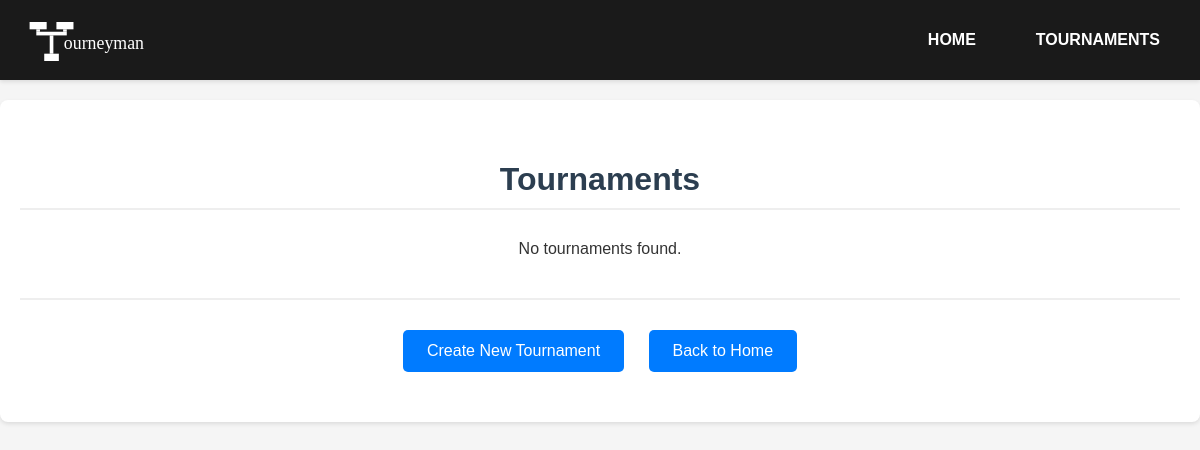
The page /tournaments on the database as committed earlier.
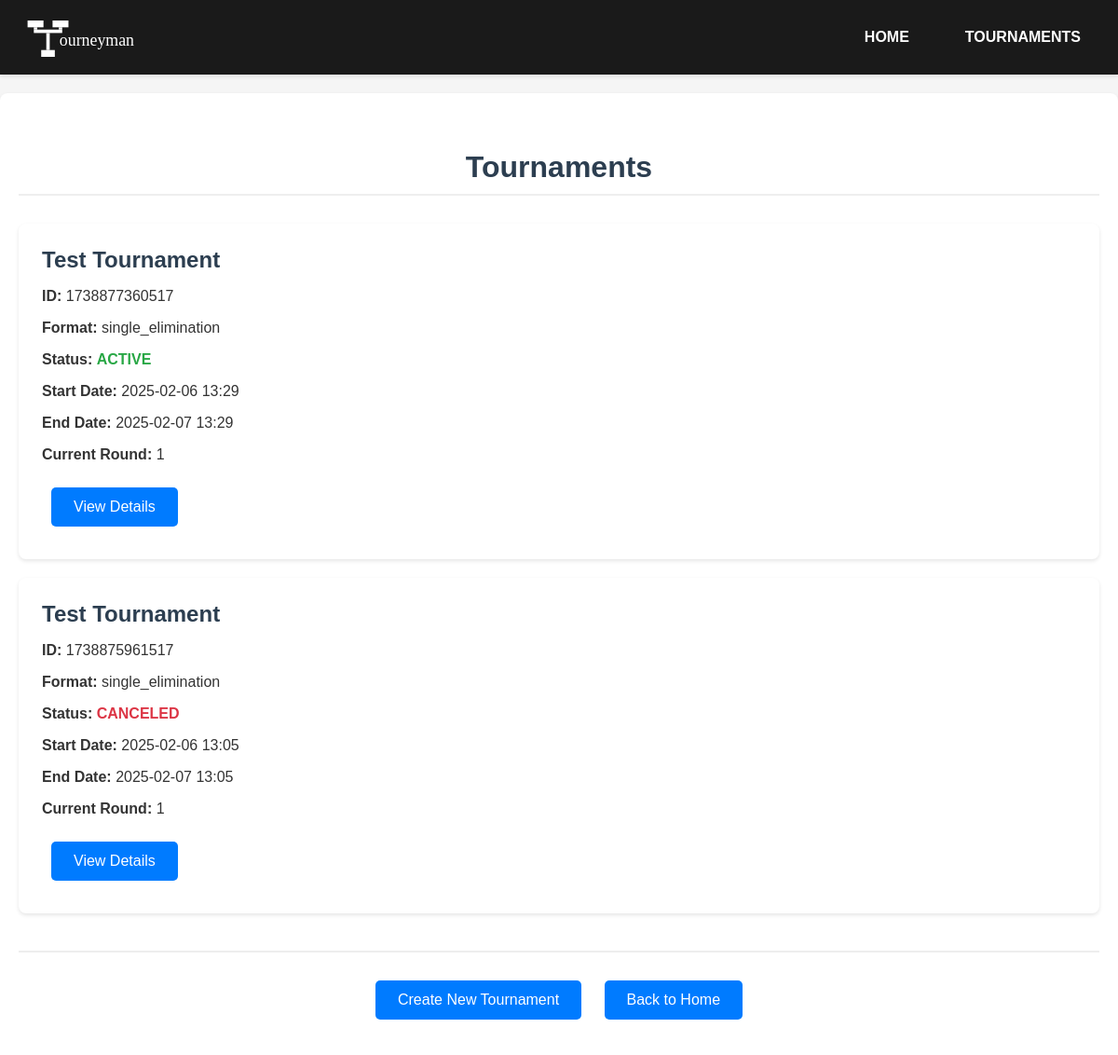
The same page on the database as committed later.
### app.py (models this page shows, shortened)
class Tournament(db.Model):
    id = db.Column(db.Integer, primary_key=True)
    tournament_id = db.Column(db.Integer, nullable=False, unique=True)
    name = db.Column(db.String(100), nullable=False)
    tFormat = db.Column(db.String(80), nullable=False)
    status = db.Column(db.String(20), nullable=False, default='PENDING')  # PENDING, ACTIVE, COMPLETED, CANCELED
    start_date = db.Column(db.DateTime, nullable=False)
    end_date = db.Column(db.DateTime, nullable=True)
    current_winners_round = db.Column(db.Integer, default=1)
    current_losers_round = db.Column(db.Integer, default=0)  # 0 means no losers bracket yet
    current_round = db.Column(db.Integer, default=1)  # For non-bracket formats
    contestants = db.relationship('Contestant', backref='tournament', lazy=True)
    matches = db.relationship('MatchResult', backref='tournament', lazy=True)

### app.py (the view)
@app.route('/tournaments')
def tournaments():
    tournaments = Tournament.query.all()
    current_time = datetime.now()
    for tournament in tournaments:
        if tournament.status != 'COMPLETED' and tournament.status != 'CANCELED':
            if current_time < tournament.start_date:
                new_status = 'PENDING'
            elif current_time <= tournament.end_date:
                new_status = 'ACTIVE'
            else:
                new_status = 'COMPLETED'
            if new_status != tournament.status:
                tournament.status = new_status
    tournaments = sorted(tournaments, key=lambda x: (int(x.status != 'ACTIVE'), int(x.status != 'PENDING'), int(x.status != 'COMPLETED'), -int(round(x.start_date.timestamp()))))
    db.session.commit()
    return render_template('tournaments.html', tournaments=tournaments)

### templates/tournaments.html (shortened to what this page needs)
{% extends "base.html" %}
{% block content %}
<div class="container">
    <h1>Tournaments</h1>
    <div class="tournament-list">
        {% for tournament in tournaments %}
        <div class="tournament-card">
            <h2>{{ tournament.name }}</h2>
            <p><strong>ID:</strong> {{ tournament.tournament_id }}</p>
            <p><strong>Format:</strong> {{ tournament.tFormat }}</p>
            <p><strong>Status:</strong> <span class="status-{{ tournament.status.lower() }}">{{ tournament.status }}</span></p>
            <p><strong>Start Date:</strong> {{ tournament.start_date.strftime('%Y-%m-%d %H:%M') }}</p>
            <p><strong>End Date:</strong> {{ tournament.end_date.strftime('%Y-%m-%d %H:%M') }}</p>
            <p><strong>Current Round:</strong> {{ tournament.current_round }}</p>
            <a href="{{ url_for('tournament_details', tournament_id=tournament.tournament_id) }}" class="button">View Details</a>
        </div>
        {% else %}
        <p>No tournaments found.</p>
        {% endfor %}
    </div>
    <div class="navigation">
        <a href="{{ url_for('new') }}" class="button">Create New Tournament</a>
        <a href="{{ url_for('index') }}" class="link">Back to Home</a>
    </div>
</div>
{% endblock %}

### templates/base.html (shortened to what this page needs)
<!DOCTYPE html>
<html>
<head>
    <link rel="stylesheet" href="{{ url_for('static', filename='css/style.css') }}">
</head>
<body>
    <nav class="navbar">
        <div class="navbar-content">
            <div class="navbar-left">
                <a href="{{ url_for('tournaments') }}" class="navbar-brand">
                    <img src="{{ url_for('static', filename='img/tourneyman - large.svg') }}"
                         alt="Tourneyman"
                         class="logo-image"
                         onerror="this.style.display='none';this.nextElementSibling.style.display='block';">
                </a>
            </div>
            <div class="navbar-right">
                <a href="{{ url_for('index') }}" class="nav-button">HOME</a>
                <a href="{{ url_for('tournaments') }}" class="nav-button">TOURNAMENTS</a>
            </div>
        </div>
    </nav>
    <div class="content">
        {% block content %}{% endblock %}
    </div>
</body>
</html>

### static/css/style.css (style rules this page uses)
body { font-family: Arial, sans-serif; margin: 0; padding-top: 100px; background-color: #f5f5f5; color: #333; }
.container { max-width: 1200px; margin: 0 auto; padding: 40px 20px; background-color: white; border-radius: 8px; box-shadow: 0 2px 4px rgba(0, 0, 0, 0.1); text-align: center; }
h1 { color: #2c3e50; margin-bottom: 30px; padding-bottom: 10px; border-bottom: 2px solid #eee; }
h2 { color: #34495e; margin: 25px 0 15px; }
.button, .link { display: inline-block; margin: 10px; padding: 12px 24px; background-color: #007BFF; color: white; text-decoration: none; border-radius: 5px; border: none; cursor: pointer; transition: background-color 0.2s; }
.status-active { color: #28a745; font-weight: bold; }
.status-canceled { color: #dc3545; font-weight: bold; }
.navbar { background-color: #1a1a1a; color: white; position: fixed; top: 0; left: 0; right: 0; height: 80px; z-index: 1000; box-shadow: 0 2px 4px rgba(0, 0, 0, 0.1); }
.navbar-content { max-width: 1200px; margin: 0 auto; padding: 0 20px; height: 100%; display: flex; justify-content: space-between; align-items: center; }
.navbar-left { display: flex; align-items: center; }
.navbar-right { display: flex; gap: 20px; align-items: center; }
.navbar-brand { text-decoration: none; color: white; font-weight: bold; display: flex; align-items: center; }
.logo-image { height: 60px; width: auto; transition: opacity 0.2s; }
.nav-button { text-decoration: none; color: white; font-weight: bold; font-size: 16px; padding: 10px 20px; border-radius: 5px; transition: all 0.2s; }
.navigation { margin-top: 40px; padding-top: 20px; border-top: 2px solid #eee; }
.tournament-card { background-color: white; padding: 25px; border-radius: 8px; box-shadow: 0 2px 4px rgba(0, 0, 0, 0.1); margin: 20px 0; text-align: left; }
.tournament-card h2 { margin-top: 0; color: #2c3e50; }

Rows that differ between the two databases and show on the page:
added Tournament: name "Test Tournament", tournament_id "1738877360517", tFormat "single_elimination", status "ACTIVE", start_date "2025-02-06 13:29", end_date "2025-02-07 13:29", current_round "1"
added Tournament: name "Test Tournament", tournament_id "1738875961517", tFormat "single_elimination", status "CANCELED", start_date "2025-02-06 13:05", end_date "2025-02-07 13:05", current_round "1"
Other text that changed with them:
text no longer shown: "No tournaments found."
